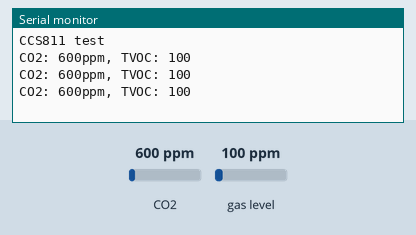
Bench run of a sketch on a simulated Arduino Uno, built with avr-gcc and run on an emulated ATmega328P. Shown: the last lines printed to the serial monitor. The test bench sets the inputs (shaded band); at power-on: CO2 600 ppm, gas level 100 ppm.

Above: at 1.3 s.
1.4 s: CO2 set to 1050 ppm
At 1.82 s:
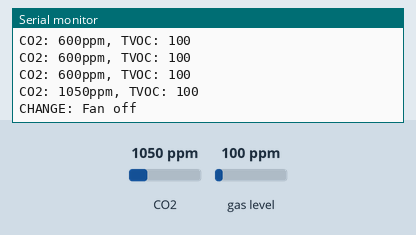
3.0 s: CO2 set to 452 ppm
At 3.33 s:
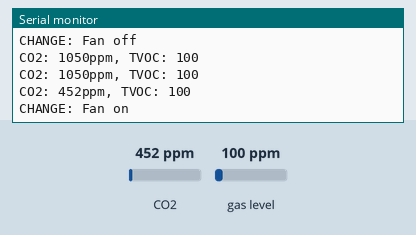
4.5 s: gas level set to 20 ppm
At 4.9 s:
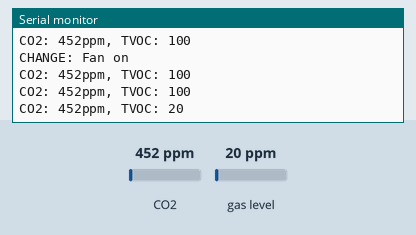
Timing chart, 0 to 7.5 s (numbered marks = the images above; inputs shaded):
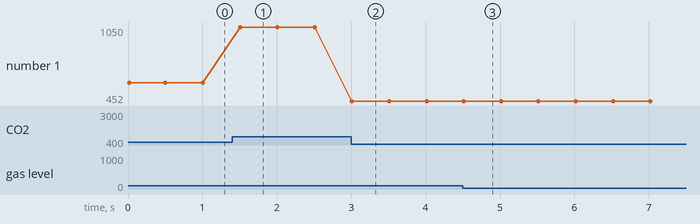

The sketch:

atmosphereSensor.ino
```cpp
#include <Adafruit_CCS811.h>

Adafruit_CCS811 ccs;
const int fanPin = 4;
const int errorLED = 13;
int airQualityThreshold = 1000;
int fanState = HIGH;


void setup() {
  Serial.begin(9600);

  Serial.println("CCS811 test");

  if(!ccs.begin()){
    Serial.println("Failed to start sensor! Please check your wiring.");
    while(1);
  }

  // Wait for the sensor to be ready
  while(!ccs.available());
  digitalWrite(fanPin, fanState);
}

void loop() {
  atmosphere();
  delay(500);
}

void atmosphere(){

  if (ccs.available()){ // check if sensors are active
    if (!ccs.readData()){

      Serial.print("CO2: ");
      Serial.print(ccs.geteCO2());
      Serial.print("ppm, TVOC: ");
      Serial.println(ccs.getTVOC());

      if ((fanState == HIGH) && (ccs.geteCO2() > airQualityThreshold)) {
        fanState = LOW;
        digitalWrite(fanPin, fanState);
        digitalWrite(errorLED, HIGH);
        Serial.println("CHANGE: Fan off");

      } else if ((fanState == LOW) && (ccs.geteCO2() <= airQualityThreshold)) {
        fanState = HIGH;
        digitalWrite(fanPin, fanState);
        digitalWrite(errorLED, LOW);
        Serial.println("CHANGE: Fan on");
      }

    } else {
      Serial.println("ERROR: Air Sensor Inactive");
      for (int i = 1; i < 10; i++){
        digitalWrite(errorLED, HIGH);
        delay(100);
        digitalWrite(errorLED, LOW);
        delay(100);
      }
    }

  }

}
```

Measured:
- after the input at 1.4 s, the serial monitor: prints a new line after 0.11 s (image 1)
- after the input at 3.0 s, the serial monitor: prints a new line at once (image 2)
- after the input at 4.5 s, the serial monitor: prints a new line at once (image 3)
- plotted number 1: 600 → 1050 after the input at 1.4 s, 1050 → 452 after the input at 3.0 s
